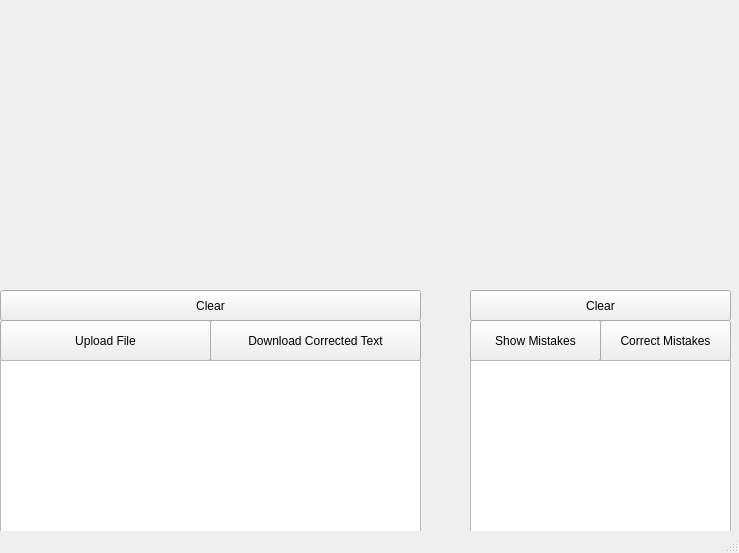
<?xml version="1.0" encoding="UTF-8"?>
<ui version="4.0">
 <class>MainWindow</class>
 <widget class="QMainWindow" name="MainWindow">
  <property name="geometry">
   <rect>
    <x>0</x>
    <y>0</y>
    <width>739</width>
    <height>553</height>
   </rect>
  </property>
  <property name="windowTitle">
   <string>MainWindow</string>
  </property>
  <widget class="QWidget" name="centralwidget">
   <widget class="QPushButton" name="pushButton">
    <property name="geometry">
     <rect>
      <x>0</x>
      <y>320</y>
      <width>211</width>
      <height>41</height>
     </rect>
    </property>
    <property name="styleSheet">
     <string notr="true">font: 12pt &quot;Segoe UI&quot;;</string>
    </property>
    <property name="text">
     <string>Upload File</string>
    </property>
   </widget>
   <widget class="QPushButton" name="pushButton_2">
    <property name="geometry">
     <rect>
      <x>470</x>
      <y>320</y>
      <width>131</width>
      <height>41</height>
     </rect>
    </property>
    <property name="styleSheet">
     <string notr="true">font: 12pt &quot;Segoe UI&quot;;
</string>
    </property>
    <property name="text">
     <string>Show Mistakes</string>
    </property>
   </widget>
   <widget class="QPushButton" name="pushButton_3">
    <property name="geometry">
     <rect>
      <x>210</x>
      <y>320</y>
      <width>211</width>
      <height>41</height>
     </rect>
    </property>
    <property name="styleSheet">
     <string notr="true">font: 12pt &quot;Segoe UI&quot;;</string>
    </property>
    <property name="text">
     <string>Download Corrected Text</string>
    </property>
   </widget>
   <widget class="QPushButton" name="pushButton_4">
    <property name="geometry">
     <rect>
      <x>600</x>
      <y>320</y>
      <width>131</width>
      <height>41</height>
     </rect>
    </property>
    <property name="styleSheet">
     <string notr="true">font: 12pt &quot;Segoe UI&quot;;</string>
    </property>
    <property name="text">
     <string>Correct Mistakes</string>
    </property>
   </widget>
   <widget class="QTextEdit" name="textEdit">
    <property name="geometry">
     <rect>
      <x>0</x>
      <y>360</y>
      <width>421</width>
      <height>191</height>
     </rect>
    </property>
   </widget>
   <widget class="QTextEdit" name="textEdit_2">
    <property name="geometry">
     <rect>
      <x>470</x>
      <y>360</y>
      <width>261</width>
      <height>181</height>
     </rect>
    </property>
    <property name="readOnly">
     <bool>true</bool>
    </property>
   </widget>
   <widget class="QLabel" name="label">
    <property name="geometry">
     <rect>
      <x>340</x>
      <y>520</y>
      <width>201</width>
      <height>21</height>
     </rect>
    </property>
    <property name="text">
     <string/>
    </property>
   </widget>
   <widget class="QPushButton" name="pushButton_5">
    <property name="geometry">
     <rect>
      <x>0</x>
      <y>290</y>
      <width>421</width>
      <height>31</height>
     </rect>
    </property>
    <property name="styleSheet">
     <string notr="true">font: 10pt &quot;Segoe UI&quot;;</string>
    </property>
    <property name="text">
     <string>Clear</string>
    </property>
   </widget>
   <widget class="QPushButton" name="pushButton_6">
    <property name="geometry">
     <rect>
      <x>470</x>
      <y>290</y>
      <width>261</width>
      <height>31</height>
     </rect>
    </property>
    <property name="styleSheet">
     <string notr="true">font: 10pt &quot;Segoe UI&quot;;</string>
    </property>
    <property name="text">
     <string>Clear</string>
    </property>
   </widget>
  </widget>
  <widget class="QMenuBar" name="menubar">
   <property name="geometry">
    <rect>
     <x>0</x>
     <y>0</y>
     <width>739</width>
     <height>17</height>
    </rect>
   </property>
  </widget>
  <widget class="QStatusBar" name="statusbar"/>
 </widget>
 <resources/>
 <connections/>
</ui>
